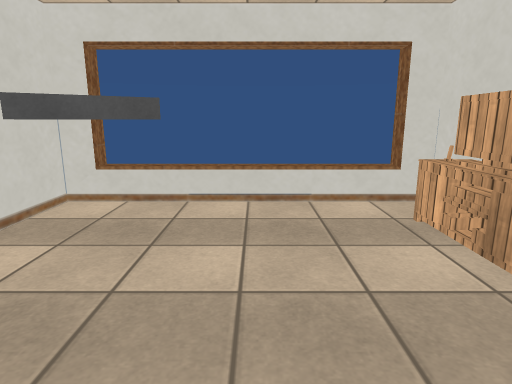
view 1 (above)

19 first-person views from a walk through a Unity game level. The camera is 1.3 m above the floor, tilts 12° down and sees 75° across. The floor is counted in squares, 0.5 m on a side. Each view is taken from the middle of a square. On the plan, view 1 faces up. The plan holds only what a view shows up to about 20 squares ahead; the rest is blank. The player character is not drawn. Door leaves are left out, so doorways stand open. Some surface patterns are stand-ins.

view 2
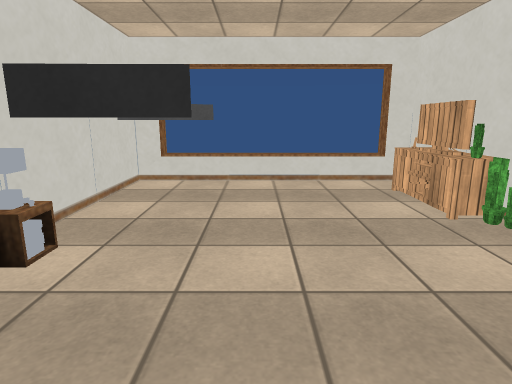

view 3
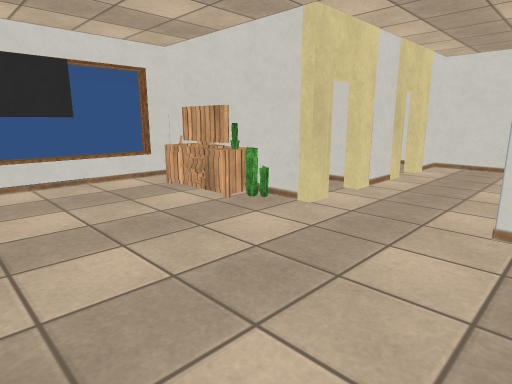

view 4
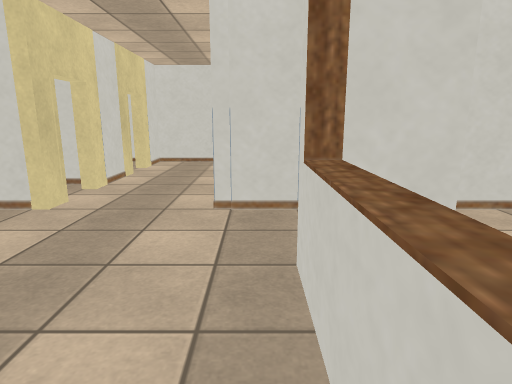

view 5
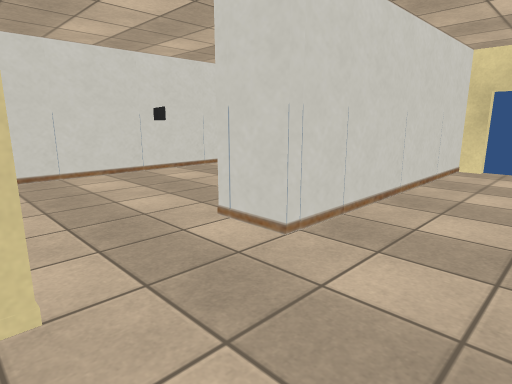

view 6
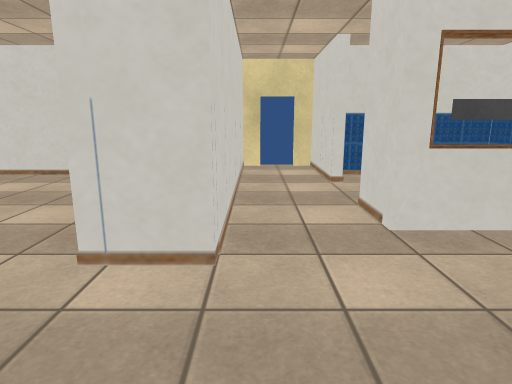

view 7
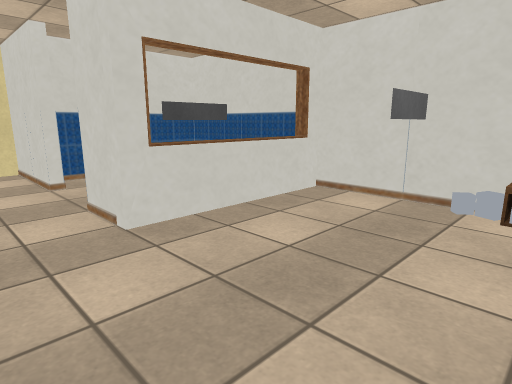

view 8
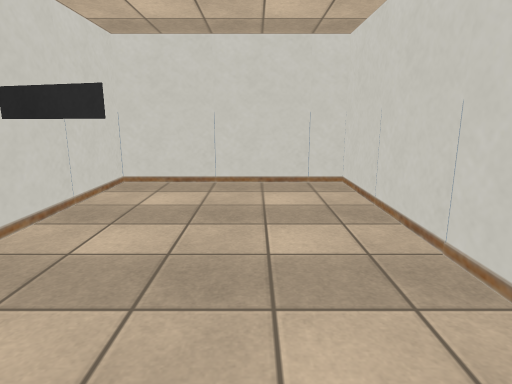

view 9
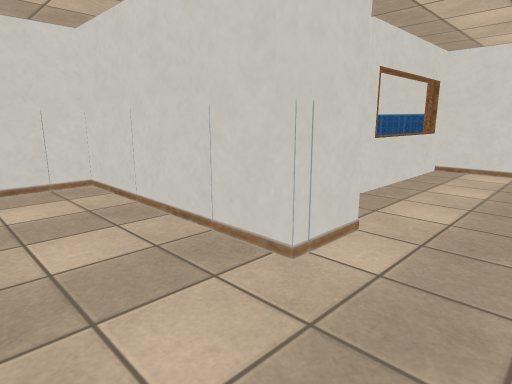

view 10
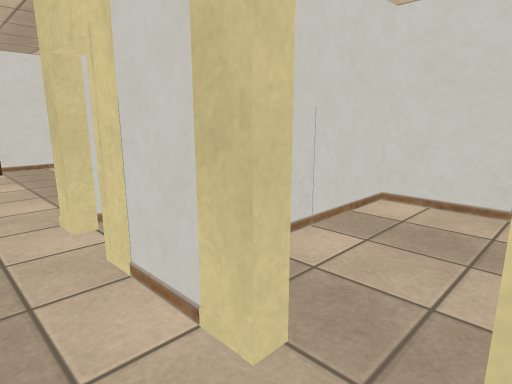

view 11
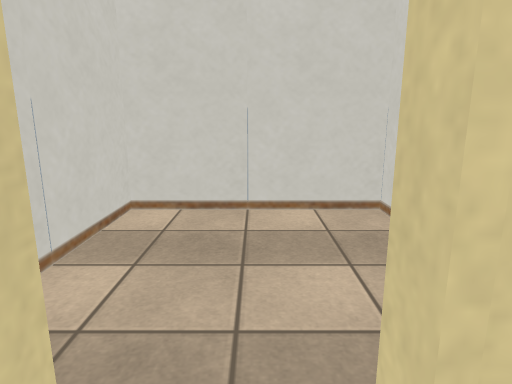

view 12
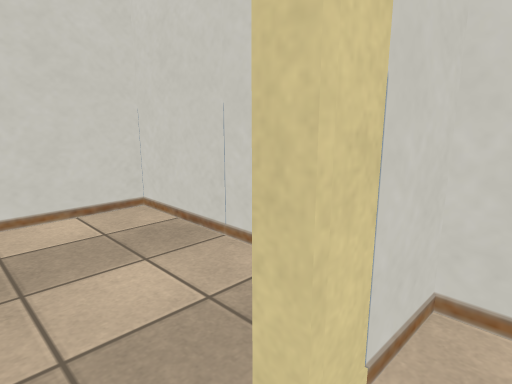

view 13
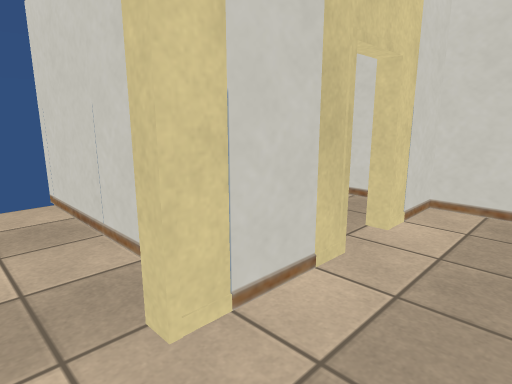

view 14
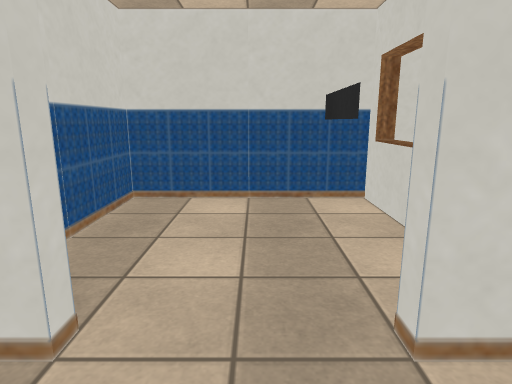

view 15
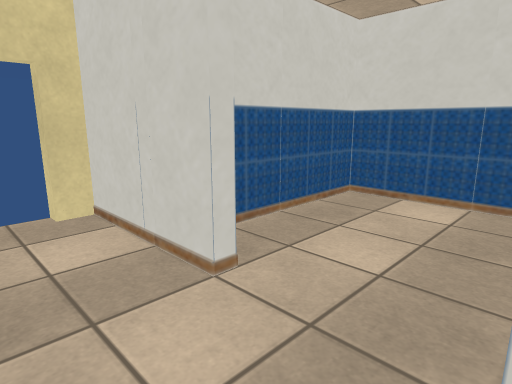

view 16
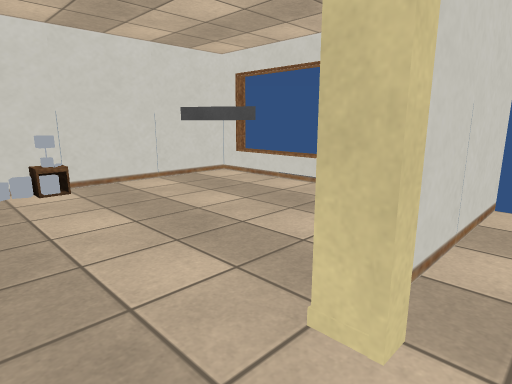

view 17
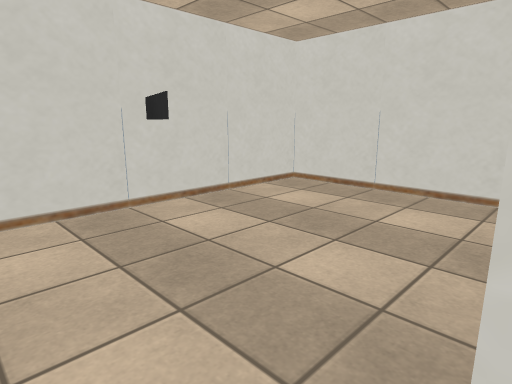

view 18
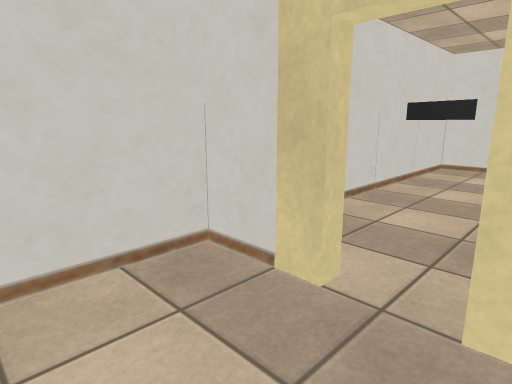

view 19
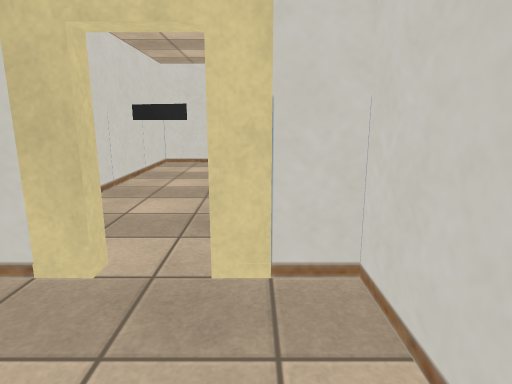

### Floor plan
Key: @ floor where view 1 was taken; # wall or solid block; x gap in a wall; . floor; D open door; = window, fence, low wall or low ledge; T thing the floor can be seen under or through; A table; P plant.
Columns run from 6 left of view 1 to 18 right of it. Each row starts with its distance up from view 1.
 11 ##==       ##   #########
 10 #...........#...#.......#
  9 #.TT......AA#...#.......#
  8 #T........AA#...#.......#
  7 #.........AA#...#.......#
  6 #.........AA#...#.......#
  5 #.........AP#...#.......#
  4 #..........P#...#.......#
  3 #...........#DD####DD####
  2 A...........#DD#####.####
  1 #.......................#
  0 #.TTT.@.................#
 -1 #.......................#
 -2 #.......................#
 -3 #...........###.........#
 -4 #...........# #.........#
 -5 #======##...# #..... TT #
 -6 #......##...# #........T#
 -7 #..###.##...# #.........#
 -8 #...........# #.........#
 -9 #...........# #.........#
-10 #...........# #.........#
-11 #......##...# #.........#
-12 #......##...# #.........#
-13 #########...# ###########
-14         #...#
-15         #...#
-16         #...#
-17         #DDx#

Where each view was taken, in squares from view 1:
view 1: 0 up, 0 right, facing up
view 2: 4 down, 1 left, facing up
view 3: 4 down, 3 left, facing up-right
view 4: 4 down, 4 left, facing right
view 5: 3 up, 1 right, facing down-right
view 6: 3 up, 5 right, facing down
view 7: 3 up, 5 right, facing down-left
view 8: 1 up, 12 right, facing down
view 9: 1 up, 13 right, facing down-left
view 10: 0 up, 15 right, facing up-left
view 11: 1 up, 14 right, facing up
view 12: 1 up, 13 right, facing up-right
view 13: 1 down, 7 right, facing up-right
view 14: 9 down, 5 right, facing left
view 15: 7 down, 5 right, facing down-left
view 16: 1 down, 8 right, facing up-left
view 17: 1 down, 8 right, facing down-right
view 18: 7 up, 12 right, facing down-right
view 19: 8 up, 12 right, facing down
